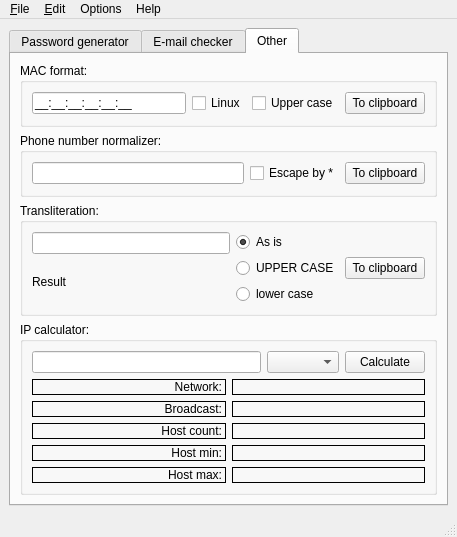
<?xml version="1.0" encoding="UTF-8"?>
<ui version="4.0">
 <class>MainWindow</class>
 <widget class="QMainWindow" name="MainWindow">
  <property name="geometry">
   <rect>
    <x>0</x>
    <y>0</y>
    <width>457</width>
    <height>503</height>
   </rect>
  </property>
  <property name="windowTitle">
   <string>AdminTools</string>
  </property>
  <widget class="QWidget" name="CentralWidget">
   <layout class="QVBoxLayout" name="verticalLayout">
    <item>
     <widget class="QTabWidget" name="tabWidget">
      <property name="tabletTracking">
       <bool>false</bool>
      </property>
      <property name="currentIndex">
       <number>2</number>
      </property>
      <property name="movable">
       <bool>true</bool>
      </property>
      <widget class="QWidget" name="tab_passgen">
       <attribute name="title">
        <string>Password generator</string>
       </attribute>
       <layout class="QVBoxLayout" name="verticalLayout_2">
        <item>
         <widget class="QLabel" name="label_passgen_password">
          <property name="text">
           <string>Password</string>
          </property>
          <property name="textInteractionFlags">
           <set>Qt::LinksAccessibleByMouse|Qt::TextSelectableByKeyboard|Qt::TextSelectableByMouse</set>
          </property>
         </widget>
        </item>
        <item>
         <layout class="QHBoxLayout" name="horizontalLayout_3">
          <item>
           <widget class="QLabel" name="label">
            <property name="text">
             <string>Length:</string>
            </property>
           </widget>
          </item>
          <item>
           <widget class="QSpinBox" name="spinBox_passgen">
            <property name="minimum">
             <number>1</number>
            </property>
            <property name="maximum">
             <number>999</number>
            </property>
            <property name="value">
             <number>8</number>
            </property>
           </widget>
          </item>
          <item>
           <spacer name="horizontalSpacer_4">
            <property name="orientation">
             <enum>Qt::Horizontal</enum>
            </property>
            <property name="sizeHint" stdset="0">
             <size>
              <width>40</width>
              <height>20</height>
             </size>
            </property>
           </spacer>
          </item>
         </layout>
        </item>
        <item>
         <widget class="QGroupBox" name="groupBox">
          <property name="title">
           <string>Characters:</string>
          </property>
          <layout class="QHBoxLayout" name="horizontalLayout">
           <item>
            <layout class="QGridLayout" name="gridLayout">
             <item row="2" column="0">
              <widget class="QCheckBox" name="checkBox_passgen_cuc">
               <property name="text">
                <string>Cyrillic upper case</string>
               </property>
              </widget>
             </item>
             <item row="2" column="1">
              <widget class="QCheckBox" name="checkBox_passgen_spaces">
               <property name="text">
                <string>Spaces</string>
               </property>
              </widget>
             </item>
             <item row="1" column="0">
              <widget class="QCheckBox" name="checkBox_passgen_llc">
               <property name="text">
                <string>Latin lower case</string>
               </property>
               <property name="checked">
                <bool>true</bool>
               </property>
              </widget>
             </item>
             <item row="4" column="1">
              <widget class="QCheckBox" name="checkBox_passgen_escape">
               <property name="text">
                <string>Escape all symbols</string>
               </property>
              </widget>
             </item>
             <item row="0" column="0">
              <widget class="QCheckBox" name="checkBox_passgen_luc">
               <property name="text">
                <string>Latin upper case</string>
               </property>
               <property name="checked">
                <bool>true</bool>
               </property>
              </widget>
             </item>
             <item row="3" column="0">
              <widget class="QCheckBox" name="checkBox_passgen_clc">
               <property name="text">
                <string>Cyrillic lower case</string>
               </property>
              </widget>
             </item>
             <item row="4" column="0">
              <widget class="QCheckBox" name="checkBox_passgen_pretty">
               <property name="text">
                <string>Pretty symbols</string>
               </property>
              </widget>
             </item>
             <item row="3" column="1">
              <widget class="QCheckBox" name="checkBox_passgen_symbols">
               <property name="text">
                <string>Cyrillic symbols</string>
               </property>
              </widget>
             </item>
             <item row="0" column="1">
              <widget class="QCheckBox" name="checkBox_passgen_numbers">
               <property name="text">
                <string>Numbers</string>
               </property>
               <property name="checked">
                <bool>true</bool>
               </property>
              </widget>
             </item>
             <item row="1" column="1">
              <widget class="QCheckBox" name="checkBox_passgen_symbols">
               <property name="text">
                <string>Symbols</string>
               </property>
               <property name="checked">
                <bool>true</bool>
               </property>
              </widget>
             </item>
             <item row="6" column="0">
              <widget class="QCheckBox" name="checkBox_passgen_unique">
               <property name="text">
                <string>Unique string</string>
               </property>
              </widget>
             </item>
            </layout>
           </item>
          </layout>
         </widget>
        </item>
        <item>
         <layout class="QHBoxLayout" name="horizontalLayout_2">
          <item>
           <spacer name="horizontalSpacer_2">
            <property name="orientation">
             <enum>Qt::Horizontal</enum>
            </property>
            <property name="sizeHint" stdset="0">
             <size>
              <width>40</width>
              <height>20</height>
             </size>
            </property>
           </spacer>
          </item>
          <item>
           <widget class="QPushButton" name="pushButton_passgen_generate">
            <property name="text">
             <string>Generate</string>
            </property>
           </widget>
          </item>
          <item>
           <spacer name="horizontalSpacer">
            <property name="orientation">
             <enum>Qt::Horizontal</enum>
            </property>
            <property name="sizeHint" stdset="0">
             <size>
              <width>40</width>
              <height>20</height>
             </size>
            </property>
           </spacer>
          </item>
          <item>
           <widget class="QPushButton" name="pushButton_passgen_clipboard">
            <property name="text">
             <string>To clipboard</string>
            </property>
           </widget>
          </item>
          <item>
           <spacer name="horizontalSpacer_3">
            <property name="orientation">
             <enum>Qt::Horizontal</enum>
            </property>
            <property name="sizeHint" stdset="0">
             <size>
              <width>40</width>
              <height>20</height>
             </size>
            </property>
           </spacer>
          </item>
         </layout>
        </item>
       </layout>
      </widget>
      <widget class="QWidget" name="tab_email_checker">
       <attribute name="title">
        <string>E-mail checker</string>
       </attribute>
       <layout class="QVBoxLayout" name="verticalLayout_4">
        <item>
         <widget class="QSplitter" name="splitter">
          <property name="orientation">
           <enum>Qt::Horizontal</enum>
          </property>
          <widget class="QWidget" name="horizontalLayoutWidget_3">
           <layout class="QHBoxLayout" name="horizontalLayout_4">
            <item>
             <widget class="QTextEdit" name="textEdit_email_checker">
              <property name="horizontalScrollBarPolicy">
               <enum>Qt::ScrollBarAsNeeded</enum>
              </property>
              <property name="lineWrapMode">
               <enum>QTextEdit::NoWrap</enum>
              </property>
             </widget>
            </item>
           </layout>
          </widget>
          <widget class="QWidget" name="verticalLayoutWidget">
           <layout class="QVBoxLayout" name="verticalLayout_3">
            <item>
             <widget class="QGroupBox" name="groupBox_email_checker_highlight">
              <property name="title">
               <string>Highlight:</string>
              </property>
              <layout class="QVBoxLayout" name="verticalLayout_5">
               <item>
                <widget class="QCheckBox" name="checkBox_email_checker_latin">
                 <property name="text">
                  <string>Latin</string>
                 </property>
                </widget>
               </item>
               <item>
                <widget class="QCheckBox" name="checkBox_email_checker_cyrillic">
                 <property name="text">
                  <string>Cyrillic</string>
                 </property>
                </widget>
               </item>
               <item>
                <widget class="QCheckBox" name="checkBox_email_checker_numbers">
                 <property name="text">
                  <string>Numbers</string>
                 </property>
                </widget>
               </item>
               <item>
                <widget class="QCheckBox" name="checkBox_email_checker_spaces">
                 <property name="text">
                  <string>Spaces</string>
                 </property>
                </widget>
               </item>
               <item>
                <widget class="QCheckBox" name="checkBox_email_checker_punctuation">
                 <property name="text">
                  <string>Punctuation</string>
                 </property>
                </widget>
               </item>
               <item>
                <widget class="QCheckBox" name="checkBox_email_checker_emails">
                 <property name="text">
                  <string>Valid e-mails</string>
                 </property>
                </widget>
               </item>
              </layout>
             </widget>
            </item>
            <item>
             <widget class="QGroupBox" name="groupBox_email_checker_edit">
              <property name="title">
               <string>Edit:</string>
              </property>
              <layout class="QVBoxLayout" name="verticalLayout_6">
               <item>
                <widget class="QCheckBox" name="checkBox_email_checker_empty">
                 <property name="text">
                  <string>Remove empty lines</string>
                 </property>
                </widget>
               </item>
               <item>
                <widget class="QCheckBox" name="checkBox_email_checker_replace">
                 <property name="text">
                  <string>Replace cyrillic</string>
                 </property>
                </widget>
               </item>
               <item>
                <widget class="QCheckBox" name="checkBox_email_checker_no_emails">
                 <property name="text">
                  <string>Remove non e-mail</string>
                 </property>
                </widget>
               </item>
              </layout>
             </widget>
            </item>
            <item>
             <widget class="QPushButton" name="pushButton_email_checker_clipboard">
              <property name="text">
               <string>To clipboard</string>
              </property>
             </widget>
            </item>
           </layout>
          </widget>
         </widget>
        </item>
       </layout>
      </widget>
      <widget class="QWidget" name="tab_other">
       <attribute name="title">
        <string>Other</string>
       </attribute>
       <layout class="QVBoxLayout" name="verticalLayout_7">
        <item>
         <widget class="QGroupBox" name="groupBox_other_mac_format">
          <property name="title">
           <string>MAC format:</string>
          </property>
          <layout class="QHBoxLayout" name="horizontalLayout_5">
           <item>
            <widget class="QLineEdit" name="lineEdit_other_mac_format">
             <property name="inputMask">
              <string>HH:HH:HH:HH:HH:HH;_</string>
             </property>
             <property name="readOnly">
              <bool>false</bool>
             </property>
            </widget>
           </item>
           <item>
            <widget class="QCheckBox" name="checkBox_other_mac_format_linux">
             <property name="text">
              <string>Linux</string>
             </property>
            </widget>
           </item>
           <item>
            <widget class="QCheckBox" name="checkBox_other_mac_format_uppercase">
             <property name="text">
              <string>Upper case</string>
             </property>
            </widget>
           </item>
           <item>
            <widget class="QPushButton" name="pushButton_other_mac_format_to_clipboard">
             <property name="text">
              <string>To clipboard</string>
             </property>
            </widget>
           </item>
          </layout>
         </widget>
        </item>
        <item>
         <widget class="QGroupBox" name="groupBox_other_phone_number">
          <property name="title">
           <string>Phone number normalizer:</string>
          </property>
          <layout class="QHBoxLayout" name="horizontalLayout_7">
           <item>
            <widget class="QLineEdit" name="lineEdit_other_phone_number"/>
           </item>
           <item>
            <widget class="QCheckBox" name="checkBox_other_phone_number">
             <property name="text">
              <string>Escape by *</string>
             </property>
            </widget>
           </item>
           <item>
            <widget class="QPushButton" name="pushButton_other_phone_number_to_clipboard">
             <property name="text">
              <string>To clipboard</string>
             </property>
            </widget>
           </item>
          </layout>
         </widget>
        </item>
        <item>
         <widget class="QGroupBox" name="groupBox_other_transliteration">
          <property name="title">
           <string>Transliteration:</string>
          </property>
          <layout class="QHBoxLayout" name="horizontalLayout_8">
           <item>
            <layout class="QVBoxLayout" name="verticalLayout_9">
             <item>
              <widget class="QLineEdit" name="lineEdit_other_transliteration"/>
             </item>
             <item>
              <widget class="QLabel" name="label_other_transliteration">
               <property name="cursor">
                <cursorShape>IBeamCursor</cursorShape>
               </property>
               <property name="mouseTracking">
                <bool>true</bool>
               </property>
               <property name="tabletTracking">
                <bool>true</bool>
               </property>
               <property name="text">
                <string>Result</string>
               </property>
               <property name="textInteractionFlags">
                <set>Qt::TextSelectableByKeyboard|Qt::TextSelectableByMouse</set>
               </property>
              </widget>
             </item>
            </layout>
           </item>
           <item>
            <layout class="QVBoxLayout" name="verticalLayout_10">
             <item>
              <widget class="QRadioButton" name="radioButton_other_transliteration_as_is">
               <property name="text">
                <string>As is</string>
               </property>
               <property name="checked">
                <bool>true</bool>
               </property>
              </widget>
             </item>
             <item>
              <widget class="QRadioButton" name="radioButton_other_transliteration_upper">
               <property name="text">
                <string>UPPER CASE</string>
               </property>
              </widget>
             </item>
             <item>
              <widget class="QRadioButton" name="radioButton_other_transliteration_lower">
               <property name="text">
                <string>lower case</string>
               </property>
              </widget>
             </item>
            </layout>
           </item>
           <item>
            <widget class="QPushButton" name="pushButton_other_transliteration_to_clipboard">
             <property name="text">
              <string>To clipboard</string>
             </property>
            </widget>
           </item>
          </layout>
         </widget>
        </item>
        <item>
         <widget class="QGroupBox" name="groupBox_other_ipcalc">
          <property name="title">
           <string>IP calculator:</string>
          </property>
          <layout class="QVBoxLayout" name="verticalLayout_8">
           <item>
            <layout class="QHBoxLayout" name="horizontalLayout_6">
             <item>
              <widget class="QLineEdit" name="lineEdit_other_ipcalc_ipaddr">
               <property name="inputMask">
                <string/>
               </property>
              </widget>
             </item>
             <item>
              <widget class="QComboBox" name="comboBox_other_ipcalc_mask"/>
             </item>
             <item>
              <widget class="QPushButton" name="pushButton_other_ipcalc_calculate">
               <property name="text">
                <string>Calculate</string>
               </property>
              </widget>
             </item>
            </layout>
           </item>
           <item>
            <layout class="QGridLayout" name="gridLayout_2">
             <property name="sizeConstraint">
              <enum>QLayout::SetDefaultConstraint</enum>
             </property>
             <item row="0" column="0">
              <widget class="QLabel" name="label_2">
               <property name="sizePolicy">
                <sizepolicy hsizetype="Preferred" vsizetype="Preferred">
                 <horstretch>0</horstretch>
                 <verstretch>0</verstretch>
                </sizepolicy>
               </property>
               <property name="autoFillBackground">
                <bool>false</bool>
               </property>
               <property name="frameShape">
                <enum>QFrame::Box</enum>
               </property>
               <property name="text">
                <string>Network:</string>
               </property>
               <property name="alignment">
                <set>Qt::AlignRight|Qt::AlignTrailing|Qt::AlignVCenter</set>
               </property>
              </widget>
             </item>
             <item row="0" column="1">
              <widget class="QLabel" name="label_other_ipcalc_network">
               <property name="frameShape">
                <enum>QFrame::Box</enum>
               </property>
               <property name="text">
                <string/>
               </property>
               <property name="textInteractionFlags">
                <set>Qt::TextSelectableByKeyboard|Qt::TextSelectableByMouse</set>
               </property>
              </widget>
             </item>
             <item row="2" column="1">
              <widget class="QLabel" name="label_other_ipcalc_host_count">
               <property name="frameShape">
                <enum>QFrame::Box</enum>
               </property>
               <property name="text">
                <string/>
               </property>
               <property name="textInteractionFlags">
                <set>Qt::TextSelectableByKeyboard|Qt::TextSelectableByMouse</set>
               </property>
              </widget>
             </item>
             <item row="2" column="0">
              <widget class="QLabel" name="label_6">
               <property name="sizePolicy">
                <sizepolicy hsizetype="Preferred" vsizetype="Preferred">
                 <horstretch>0</horstretch>
                 <verstretch>0</verstretch>
                </sizepolicy>
               </property>
               <property name="autoFillBackground">
                <bool>false</bool>
               </property>
               <property name="frameShape">
                <enum>QFrame::Box</enum>
               </property>
               <property name="text">
                <string>Host count:</string>
               </property>
               <property name="alignment">
                <set>Qt::AlignRight|Qt::AlignTrailing|Qt::AlignVCenter</set>
               </property>
              </widget>
             </item>
             <item row="1" column="1">
              <widget class="QLabel" name="label_other_ipcalc_broadcast">
               <property name="frameShape">
                <enum>QFrame::Box</enum>
               </property>
               <property name="text">
                <string/>
               </property>
               <property name="textInteractionFlags">
                <set>Qt::TextSelectableByKeyboard|Qt::TextSelectableByMouse</set>
               </property>
              </widget>
             </item>
             <item row="1" column="0">
              <widget class="QLabel" name="label_4">
               <property name="sizePolicy">
                <sizepolicy hsizetype="Preferred" vsizetype="Preferred">
                 <horstretch>0</horstretch>
                 <verstretch>0</verstretch>
                </sizepolicy>
               </property>
               <property name="autoFillBackground">
                <bool>false</bool>
               </property>
               <property name="frameShape">
                <enum>QFrame::Box</enum>
               </property>
               <property name="text">
                <string>Broadcast:</string>
               </property>
               <property name="alignment">
                <set>Qt::AlignRight|Qt::AlignTrailing|Qt::AlignVCenter</set>
               </property>
              </widget>
             </item>
             <item row="3" column="0">
              <widget class="QLabel" name="label_8">
               <property name="sizePolicy">
                <sizepolicy hsizetype="Preferred" vsizetype="Preferred">
                 <horstretch>0</horstretch>
                 <verstretch>0</verstretch>
                </sizepolicy>
               </property>
               <property name="autoFillBackground">
                <bool>false</bool>
               </property>
               <property name="frameShape">
                <enum>QFrame::Box</enum>
               </property>
               <property name="text">
                <string>Host min:</string>
               </property>
               <property name="alignment">
                <set>Qt::AlignRight|Qt::AlignTrailing|Qt::AlignVCenter</set>
               </property>
              </widget>
             </item>
             <item row="3" column="1">
              <widget class="QLabel" name="label_other_ipcalc_host_min">
               <property name="frameShape">
                <enum>QFrame::Box</enum>
               </property>
               <property name="text">
                <string/>
               </property>
               <property name="textInteractionFlags">
                <set>Qt::TextSelectableByKeyboard|Qt::TextSelectableByMouse</set>
               </property>
              </widget>
             </item>
             <item row="4" column="0">
              <widget class="QLabel" name="label_10">
               <property name="sizePolicy">
                <sizepolicy hsizetype="Preferred" vsizetype="Preferred">
                 <horstretch>0</horstretch>
                 <verstretch>0</verstretch>
                </sizepolicy>
               </property>
               <property name="autoFillBackground">
                <bool>false</bool>
               </property>
               <property name="frameShape">
                <enum>QFrame::Box</enum>
               </property>
               <property name="text">
                <string>Host max:</string>
               </property>
               <property name="alignment">
                <set>Qt::AlignRight|Qt::AlignTrailing|Qt::AlignVCenter</set>
               </property>
              </widget>
             </item>
             <item row="4" column="1">
              <widget class="QLabel" name="label_other_ipcalc_host_max">
               <property name="frameShape">
                <enum>QFrame::Box</enum>
               </property>
               <property name="text">
                <string/>
               </property>
               <property name="textInteractionFlags">
                <set>Qt::TextSelectableByKeyboard|Qt::TextSelectableByMouse</set>
               </property>
              </widget>
             </item>
            </layout>
           </item>
          </layout>
         </widget>
        </item>
       </layout>
      </widget>
     </widget>
    </item>
   </layout>
  </widget>
  <widget class="QMenuBar" name="menubar">
   <property name="geometry">
    <rect>
     <x>0</x>
     <y>0</y>
     <width>457</width>
     <height>18</height>
    </rect>
   </property>
   <widget class="QMenu" name="menuFile">
    <property name="title">
     <string>&amp;File</string>
    </property>
    <addaction name="actionQuit"/>
   </widget>
   <widget class="QMenu" name="menuOptions">
    <property name="title">
     <string>Options</string>
    </property>
    <widget class="QMenu" name="menuLanguage">
     <property name="title">
      <string>Language</string>
     </property>
     <addaction name="actionEnglish"/>
     <addaction name="actionRussian"/>
    </widget>
    <addaction name="menuLanguage"/>
    <addaction name="actionSettings"/>
   </widget>
   <widget class="QMenu" name="menuHelp">
    <property name="title">
     <string>Help</string>
    </property>
    <addaction name="actionAbout"/>
   </widget>
   <widget class="QMenu" name="menu_Edit">
    <property name="title">
     <string>&amp;Edit</string>
    </property>
    <addaction name="action_Undo"/>
    <addaction name="action_Redo"/>
   </widget>
   <addaction name="menuFile"/>
   <addaction name="menu_Edit"/>
   <addaction name="menuOptions"/>
   <addaction name="menuHelp"/>
  </widget>
  <widget class="QStatusBar" name="statusbar"/>
  <action name="actionQuit">
   <property name="text">
    <string>&amp;Quit</string>
   </property>
  </action>
  <action name="actionEnglish">
   <property name="checkable">
    <bool>true</bool>
   </property>
   <property name="checked">
    <bool>true</bool>
   </property>
   <property name="text">
    <string>English</string>
   </property>
  </action>
  <action name="actionRussian">
   <property name="checkable">
    <bool>true</bool>
   </property>
   <property name="checked">
    <bool>false</bool>
   </property>
   <property name="text">
    <string>Russian</string>
   </property>
  </action>
  <action name="actionAbout">
   <property name="text">
    <string>About...</string>
   </property>
   <property name="menuRole">
    <enum>QAction::AboutRole</enum>
   </property>
  </action>
  <action name="actionSettings">
   <property name="text">
    <string>Settings</string>
   </property>
  </action>
  <action name="action_Undo">
   <property name="text">
    <string>&amp;Undo</string>
   </property>
  </action>
  <action name="action_Redo">
   <property name="text">
    <string>&amp;Redo</string>
   </property>
  </action>
  <action name="action_Copy_all">
   <property name="text">
    <string>&amp;Copy all</string>
   </property>
  </action>
 </widget>
 <tabstops>
  <tabstop>tabWidget</tabstop>
  <tabstop>checkBox_passgen_luc</tabstop>
  <tabstop>checkBox_passgen_llc</tabstop>
  <tabstop>checkBox_passgen_cuc</tabstop>
  <tabstop>checkBox_passgen_clc</tabstop>
  <tabstop>checkBox_passgen_pretty</tabstop>
  <tabstop>checkBox_passgen_unique</tabstop>
  <tabstop>checkBox_passgen_numbers</tabstop>
  <tabstop>checkBox_passgen_symbols</tabstop>
  <tabstop>checkBox_passgen_spaces</tabstop>
  <tabstop>checkBox_passgen_symbols</tabstop>
  <tabstop>checkBox_passgen_escape</tabstop>
  <tabstop>pushButton_passgen_generate</tabstop>
  <tabstop>pushButton_passgen_clipboard</tabstop>
 </tabstops>
 <resources/>
 <connections/>
</ui>
